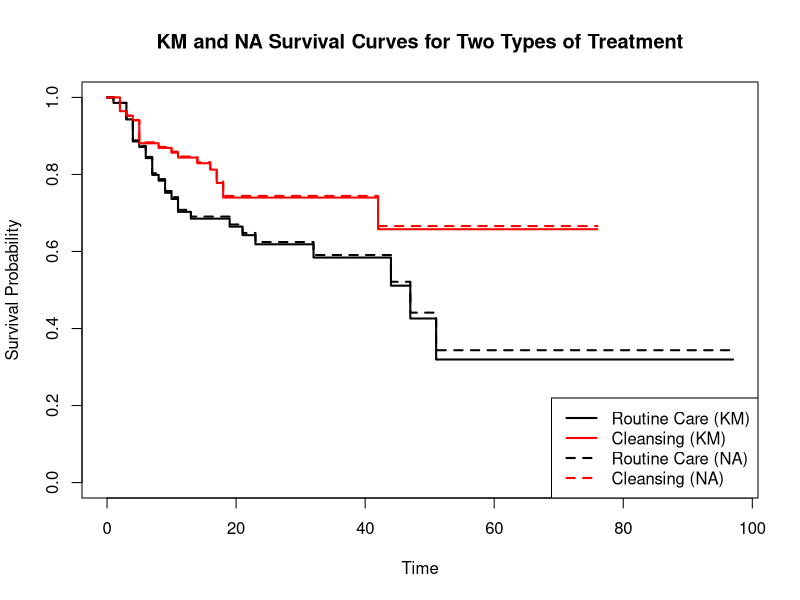
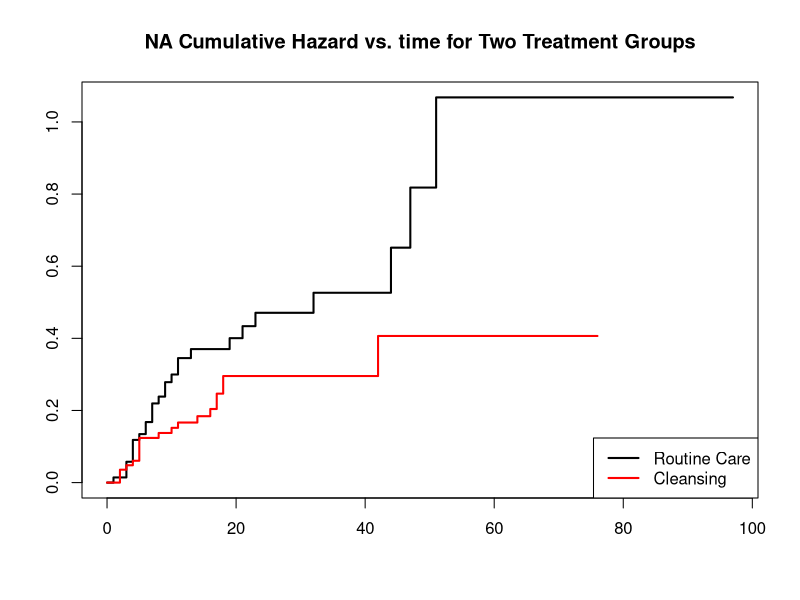
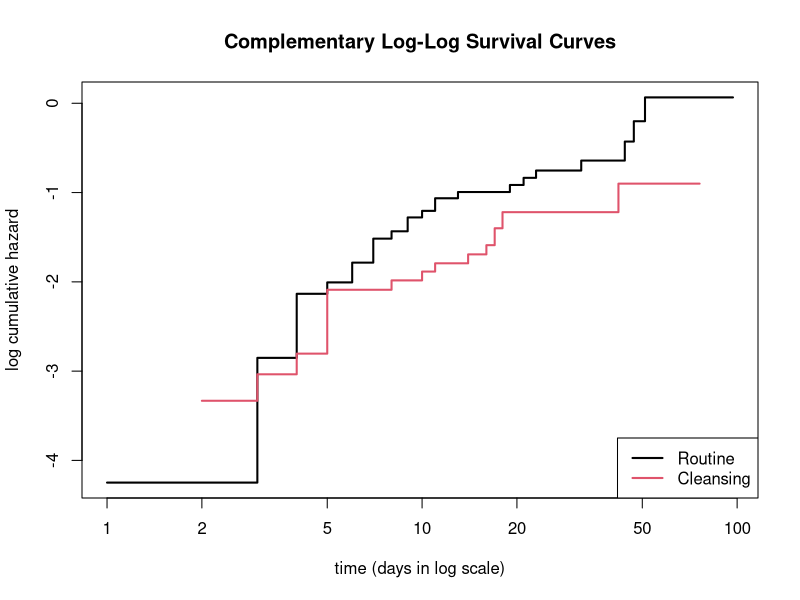
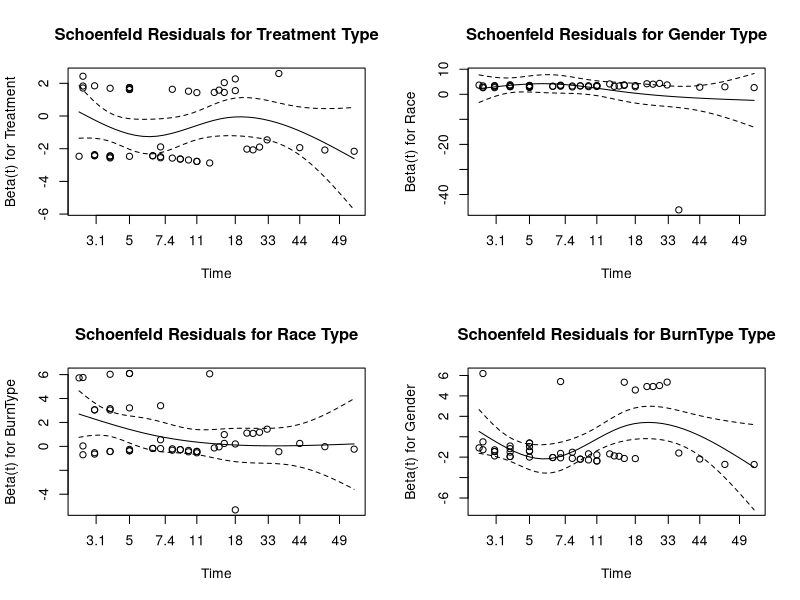
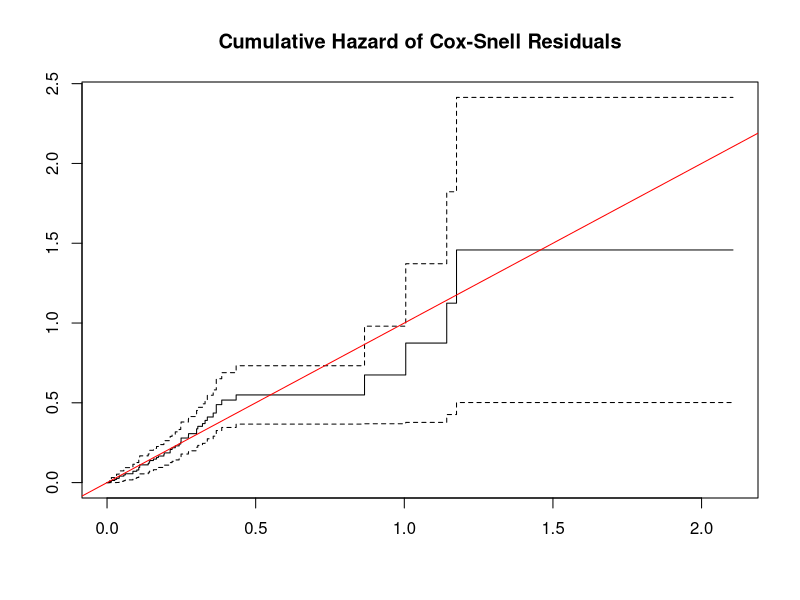
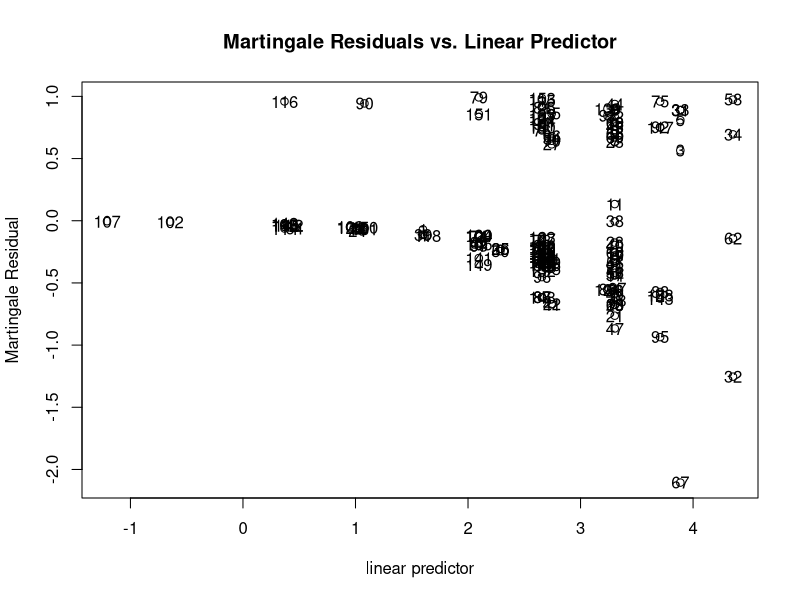
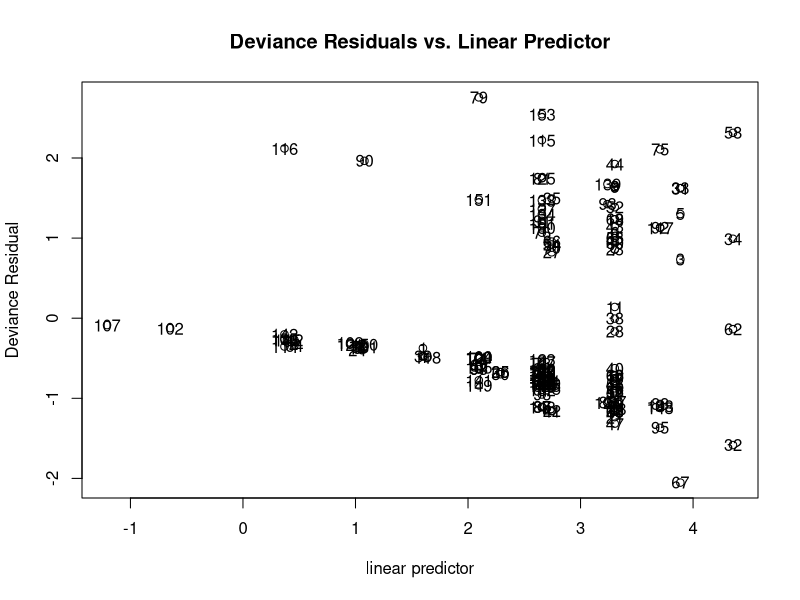
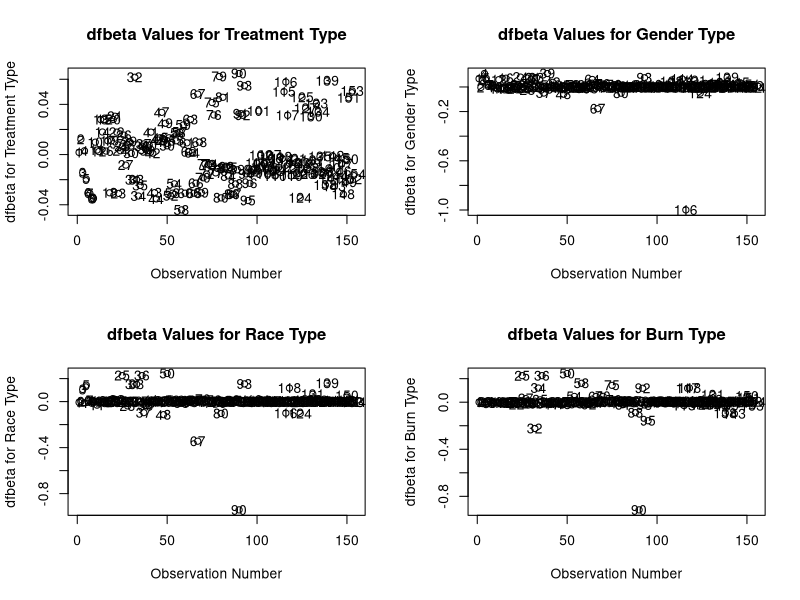

Write R code to recreate these figures, in order.

################## Data Cleaning ################################

# load necessary libraries
library(KMsurv)
library(survival)
library(MASS)

# load burn data
data(burn)

# burn dataframe with new names
burn1 <- burn
burn1 <- data.frame(burn1,Treatment=factor(burn1$Z1,labels=c("Routine","Cleansing")))
burn1 <- data.frame(burn1,Gender=factor(burn1$Z2,labels=c("Male","Female")))
burn1 <- data.frame(burn1,Race=factor(burn1$Z3,labels=c("Nonwhite","White")))
burn1 <- data.frame(burn1,PercentBurned=burn1$Z4)
burn1 <- data.frame(burn1,SiteHead=factor(burn1$Z5,labels=c("NotBurned","Burned")))
burn1 <- data.frame(burn1,SiteButtock=factor(burn1$Z6,labels=c("NotBurned","Burned")))
burn1 <- data.frame(burn1,SiteTrunk=factor(burn1$Z7,labels=c("NotBurned","Burned")))
burn1 <- data.frame(burn1,SiteUpperLeg=factor(burn1$Z8,labels=c("NotBurned","Burned")))
burn1 <- data.frame(burn1,SiteLowerLeg=factor(burn1$Z9,labels=c("NotBurned","Burned")))
burn1 <- data.frame(burn1,SiteRespTract=factor(burn1$Z10,labels=c("NotBurned","Burned")))
burn1 <- data.frame(burn1,BurnType=factor(burn1$Z11,labels=c("Chemical","Scald","Electric","Flame")))

# remove unuseful columns
burn1 <- burn1[, -c(2:12)]

################## KM and NA surv ###############################

# Create the survival object
burn1.surv <- Surv(burn1$T3, burn1$D3)

# Fit KM and NA curves
KMcurves <- survfit(burn1.surv ~ Treatment, data = burn1)
NAcurves <- survfit(burn1.surv ~ Treatment, type = "fleming-harrington", data = burn1)

# Plot the KM curves
plot(KMcurves, col = c("black", "red"), lwd = 2, lty = 1, xlab = "Time", ylab = "Survival Probability", 
     main = "KM and NA Survival Curves for Two Types of Treatment")

# Add the NA curves
lines(NAcurves, col = c("black", "red"), lwd = 2, lty = 2)

# Add a legend
legend("bottomright", 
       legend = c("Routine Care (KM)", "Cleansing (KM)", "Routine Care (NA)", "Cleansing (NA)"),
       col = c("black", "red", "black", "red"), 
       lty = c(1, 1, 2, 2), 
       lwd = 2)

# Plot NA cumulative hazard vs time
plot(NAcurves, col = c("black", "red"), lwd = 2, fun = "cumhaz")
title("NA Cumulative Hazard vs. time for Two Treatment Groups")
legend("bottomright", c("Routine Care", "Cleansing"), col = c("black", "red"), lwd = 2)


# Plot complimentary log-log survival vs. log time
plot(NAcurves, fun = "cloglog", col = 1:2, lwd = 2, xlab = "time (days in log scale)", ylab = "log cumulative hazard")
legend("bottomright", legend = levels(burn1$Treatment), col = 1:2, lwd = 2)
title("Complementary Log-Log Survival Curves")

################## stepwise cox ###############################

# Construct Cox model on time-independent predictors
# null model
fit_0 <- coxph(burn1.surv ~ Treatment, data = burn1)

# Perform forward stepwise regression
step_model <- stepAIC(
  fit_0,
  scope = list(upper = ~Obs + Treatment + Gender + Race + PercentBurned + SiteHead + 
                 SiteButtock + SiteTrunk + SiteUpperLeg + SiteLowerLeg + SiteRespTract + 
                 BurnType, 
               lower = ~ Treatment),
  direction = "both",
  k = 2
)

# View the summary of the final model
summary(step_model)


# Based on the stepAIC result, we exclude burn site as a group




################## model checking ###############################

# step model checking

# test proportionality via cox.zph
# seems to be significant non-proportionality

burn1.zph <- cox.zph(step_model)
print(burn1.zph)

par(mfrow = c(2, 2))

plot(burn1.zph[1], 
     main = "Schoenfeld Residuals for Treatment Type")
plot(burn1.zph[2], 
     main = "Schoenfeld Residuals for Gender Type")
plot(burn1.zph[3], 
     main = "Schoenfeld Residuals for Race Type")
plot(burn1.zph[4], 
     main = "Schoenfeld Residuals for BurnType Type")



# cox-snell residual
par(mfrow = c(1, 1))

# calculate the various residuals 
burn1.mart <- residuals(step_model, type = "martingale")
burn1.dev <- residuals(step_model,type="deviance")
burn1.dfb <- residuals(step_model,type="dfbeta")
burn1.cs <- burn1$D3 - burn1.mart


# find linear predictor
burn1.preds <- predict(step_model)



# cumulative hazard of cox-snell residuals
surv.csr <- survfit(Surv(burn1.cs,burn1$D3)~1,
                    type="fleming-harrington")

plot(surv.csr, fun = "cumhaz")
abline(a = 0, 
       b = 1, 
       col = "red")
title("Cumulative Hazard of Cox-Snell Residuals")

# martingale residual vs. predictor
plot(burn1.preds, burn1.mart, 
     xlab = "linear predictor", 
     ylab = "Martingale Residual")
text(burn1.preds, burn1.mart, labels = rownames(burn1))
title("Martingale Residuals vs. Linear Predictor")


# deviance vs. predictor
plot(burn1.preds, burn1.dev, 
     xlab = "linear predictor", ylab = "Deviance Residual")
text(burn1.preds, burn1.dev, labels = rownames(burn1))
title("Deviance Residuals vs. Linear Predictor")

# dfbeta vs. observation order
par(mfrow = c(2, 2))

plot1A <- function() {
  plot(burn1.dfb[,1], xlab = "Observation Number",
       ylab = "dfbeta for Treatment Type")
  text(burn1.dfb[,1], labels = rownames(burn1))
  title("dfbeta Values for Treatment Type")
}

plot1A()

plot2A <- function() {
  plot(burn1.dfb[,2], xlab = "Observation Number",
       ylab = "dfbeta for Gender Type")
  text(burn1.dfb[,2], labels = rownames(burn1))
  title("dfbeta Values for Gender Type")
}

plot2A()

plot3A <- function() {
  plot(burn1.dfb[,3], xlab = "Observation Number",
       ylab = "dfbeta for Race Type")
  text(burn1.dfb[,3], labels = rownames(burn1))
  title("dfbeta Values for Race Type")
}

plot3A()

plot4A <- function() {
  plot(burn1.dfb[,4], xlab = "Observation Number",
       ylab = "dfbeta for Burn Type")
  text(burn1.dfb[,4], labels = rownames(burn1))
  title("dfbeta Values for Burn Type")
}

plot4A()



